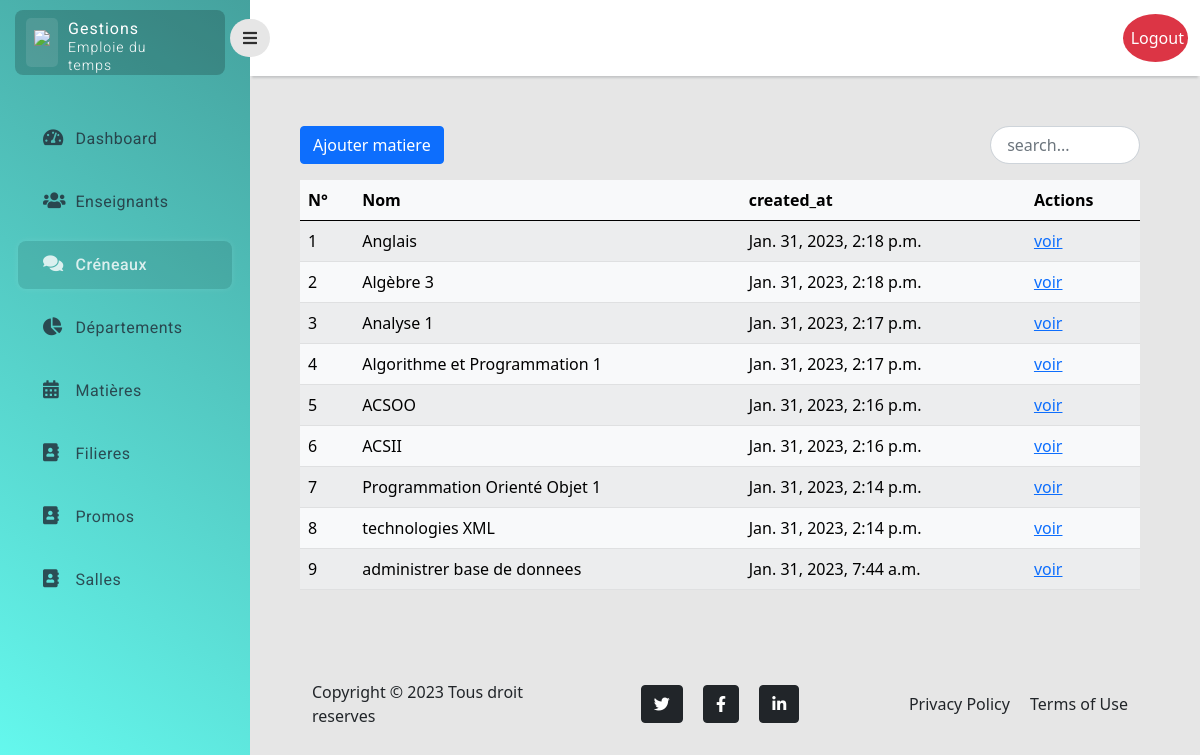
The app's page /matiere/ (signed in), older data.
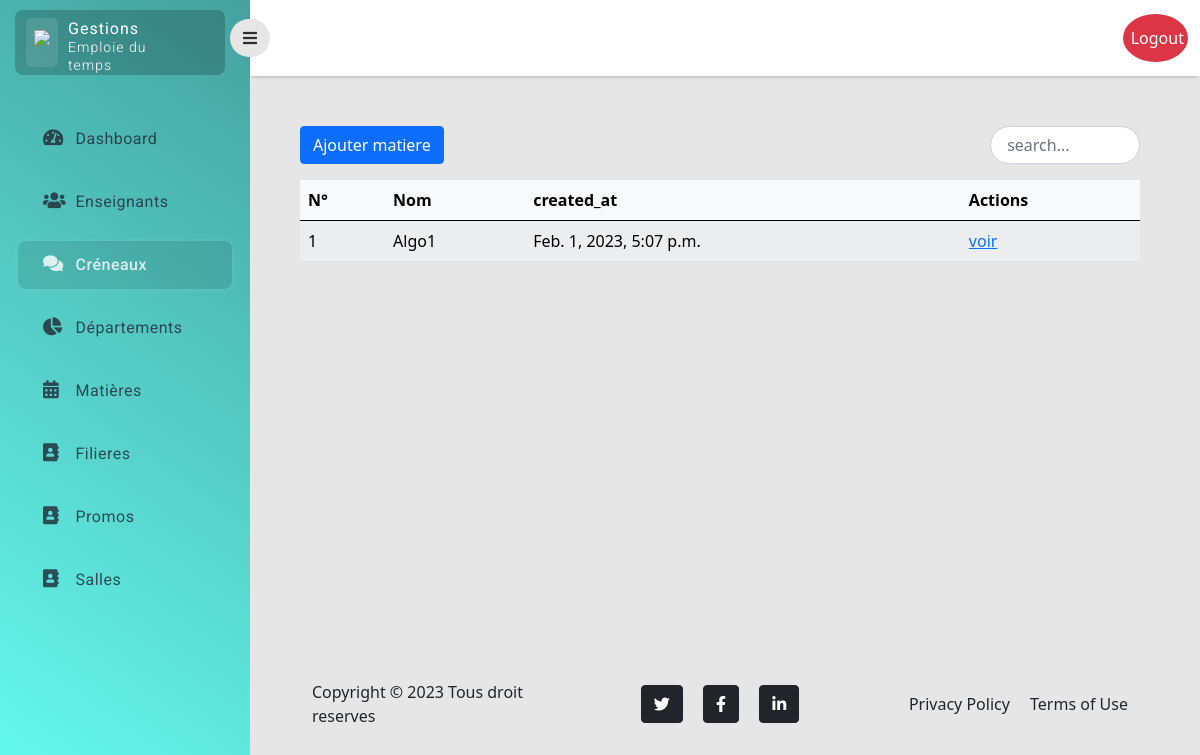
The same page, newer data.
### myApp/models.py (models this page shows)
class Matiere(models.Model):
    name = models.CharField(max_length=100)
    created_at = models.DateTimeField(auto_now=True)
    class Meta:
        ordering = ['-created_at']

### myApp/matiere/views.py (the view)
# urls.py: path('',index, name="crenaux.index"),
@login_required(login_url="/login/")
@staff_member_required
def index(request):
    matiere = Matiere.objects.all()
    return render(request, 'matiere/index.html', {'matiere': matiere})

### myApp/templates/matiere/index.html (shortened to what this page needs)
{% extends 'layouts/base.html' %} {% block title %}{% endblock title %}
 {% block main %}
<div class="main-content">
  <div class="top-content">
    <div class="items">
      <a href="{% url 'matiere.add' %}" class="btn btn-primary">Ajouter matiere</a>
      <input id="search" class="form-control search start-end"   placeholder=" search..." />
    </div>
  </div>
  <table class="table table-light table-striped mt-3">
    <thead>
      <tr>
        <th scope="col">N°</th>
        <th scope="col">Nom</th>
        <th scope="col">created_at</th>
        <th scope="col">Actions</th>
      </tr>
    </thead>
    <tbody id="myTable">
      {% for mat in matiere %}
      <tr class="">
        <td>{{ forloop.counter }}</td>
        <td>{{ mat.name }}</td>
        <td>{{ mat.created_at }}</td>
        <td>
          <a href="/matiere/show/{{ mat.id }}"> voir</a>
        </td>
        {% empty %}
        <td>Pas de matiere</td>
        {% endfor %}
      </tr>
    </tbody>
  </table>
</div>
{% endblock main %}

### myApp/templates/layouts/base.html (shortened to what this page needs)
<!DOCTYPE html>
<html lang="en">
  <head>
    {% include "includes/link.html" %}
  </head>
  <body>
    <div class="page">{% include "includes/sidebar.html" %}</div>
   <div class="main">
      <div class="block">
        {% block main %}
        {% endblock main %}
      </div>
   </div>
   <div class="footer">
      <div class="block">
        {% include "includes/footer.html" %}
      </div>
   </div>
  </body>
</html>

### myApp/templates/includes/link.html (shortened to what this page needs)
<link
  href="https://cdn.jsdelivr.net/npm/bootstrap@5.0.2/dist/css/bootstrap.min.css"
  rel="stylesheet"
/>
<link
  href="https://cdnjs.cloudflare.com/ajax/libs/font-awesome/5.15.1/css/all.min.css"
  rel="stylesheet"
/>
<link rel="stylesheet" href="/static/assets/css/style.css" />

### myApp/templates/includes/sidebar.html
  <div class="sidebar">
            <div class="sidebar-header">
                <div class="sidebar-logo-container">
                    <div class="logo-container">
                        <img class="logo-sidebar" src="assets/img/logo.png" />
                    </div>
                    <div class="brand-name-container">
                        <p class="brand-name">
                            Gestions<br />
                            <span class="brand-subname">
                                Emploie du temps
                            </span>
                        </p>
                    </div>
                </div>
            </div>
            <div class="sidebar-body">
                <ul class="navigation-list">
                    <li class="navigation-list-item">
                        <a class="navigation-link" href="{% url 'index' %}">
                            <div class="row">
                                <div class="col-2">
                                    <i class="fas fa-tachometer-alt"></i>
                                </div>
                                <div class="col-9">
                                    Dashboard
                                </div>
                            </div>
                        </a>
                    </li>
                    <li class="navigation-list-item">
                        <a class="navigation-link" href="{% url 'enseignant.index' %}">
                            <div class="row">
                                <div class="col-2">
                                    <i class="fas fa-users"></i>
                                </div>
                                <div class="col-9">
                                    Enseignants
                                </div>
                            </div>
                        </a>
                    </li>
                    <li class="navigation-list-item active">
                        <a class="navigation-link" href="{% url 'crenaux.index' %}">
                            <div class="row">
                                <div class="col-2">
                                    <i class="fas fa-comments"></i>
                                </div>
                                <div class="col-9">
                                    Créneaux
                                </div>
                            </div>
                        </a>
                    </li>
                    <li class="navigation-list-item">
                        <a class="navigation-link" href="{% url 'departement.index' %}">
                            <div class="row">
                                <div class="col-2">
                                    <i class="fas fa-chart-pie"></i>
                                </div>
                                <div class="col-9">
                                    Départements
                                </div>
                            </div>
                        </a>
                    </li>
                    <li class="navigation-list-item">
                        <a class="navigation-link" href="{% url 'matiere.index' %}">
                            <div class="row">
                                <div class="col-2">
                                    <i class="fas fa-calendar-alt"></i>
                                </div>
                                <div class="col-9">
                                    Matières
                                </div>
                            </div>
                        </a>
                    </li>
                    <li class="navigation-list-item">
                        <a class="navigation-link" href="{% url 'filiere.index' %}">
                            <div class="row">
                                <div class="col-2">
                                    <i class="fas fa-address-book"></i>
                                </div>
                                <div class="col-9">
                                    Filieres
                                </div>
                            </div>
                        </a>
                    </li>
                    <li class="navigation-list-item">
                        <a class="navigation-link" href="{% url 'promo.index' %}">
                            <div class="row">
                                <div class="col-2">
                                    <i class="fas fa-address-book"></i>
                                </div>
                                <div class="col-9">
                                    Promos
                                </div>
                            </div>
                        </a>
                    </li>
                    <li class="navigation-list-item">
                        <a class="navigation-link" href="{% url 'salle.index' %}">
                            <div class="row">
                                <div class="col-2">
                                    <i class="fas fa-address-book"></i>
                                </div>
                                <div class="col-9">
                                    Salles
                                </div>
                            </div>
                        </a>
                    </li>
                </ul>
            </div>
        </div>
        <div class="content">
            <div class="navigationBar">
                <button id="sidebarToggle" class="btn sidebarToggle">
                    <i class="fas fa-bars"></i>
                </button>
                {% include 'includes/navigation.html' %}
            </div>
        </div>

### myApp/templates/includes/navigation.html (shortened to what this page needs)
<nav class="nav w-100 ">
  <li class="nav-item d-flex offset-md-11 bg-danger ">
    <a href="{% url 'logout' %}" class="nav-link text-white  font-weight-bold px-0">
      Logout
    </a>
  </li>
</nav>

### myApp/templates/includes/footer.html
  <footer class="footer py-4">
            <div class="container">
                <div class="row align-items-center ">
                    <div class="col-lg-4 col-12 text-center text-lg-start">Copyright &copy; 2023 Tous droit reserves
                    </div>
                    <div class="col-lg-4 col-12 text-center my-3 my-lg-0">
                        <a class="btn btn-dark btn-social mx-2" href="#!" aria-label="Twitter"><i class="fab fa-twitter"></i></a>
                        <a class="btn btn-dark btn-social mx-2" href="#!" aria-label="Facebook"><i class="fab fa-facebook-f"></i></a>
                        <a class="btn btn-dark btn-social mx-2" href="#!" aria-label="LinkedIn"><i class="fab fa-linkedin-in"></i></a>
                    </div>
                    <div class="col-lg-4 col-12 text-center text-lg-end">
                        <a class="link-dark text-decoration-none me-3" href="#!">Privacy Policy</a>
                        <a class="link-dark text-decoration-none" href="#!">Terms of Use</a>
                    </div>
                </div>
            </div>
  </footer>

### myApp/static/assets/css/style.css (style rules this page uses)
body { background-color: #e6e6e6; }
.page .sidebar { background: linear-gradient(35deg, #66fcf1, #45a29e); position: fixed; top: 0; left: 0; width: 250px; height: 100vh; overflow-y: auto; overflow-x: hidden; transition: all 0.3s ease; }
.page .content { margin-left: 250px; transition: all 0.3s ease; }
.navigationBar { background-color: white; height: 50px; display: flex; padding: 38px 0px; align-items: center; box-shadow: 0 4px 2px -2px #c5c6c7; }
.sidebarToggle { font-size: 16px; color: rgb(0, 0, 0, 0.8); margin-left: -20px; z-index: 999; border-radius: 50px; background-color: #e6e6e6; transition: all 0.3s ease; outline: none !important; box-shadow: none !important; }
.sidebar-header { padding: 10px 25px 10px 15px; }
.sidebar-logo-container { background-color: rgb(0, 0, 0, 0.2); border-radius: 8px; padding-left: 3px; display: flex; }
.logo-container { max-width: 40px; background-color: rgb(255, 255, 255, 0.1); border-radius: 5px; margin: 8px; padding: 6px 8px; }
.brand-name-container { margin: 10px 55px 0px 2px; padding: 0px; }
.logo-sidebar { width: 100%; height: auto; }
.brand-name { color: white; margin: 0px; line-height: 1.1rem; font-size: 16px; letter-spacing: 1px; font-family: 'Roboto', sans-serif; }
.brand-subname { font-weight: 300; font-size: 14px; }
.navigation-list { list-style-type: none; padding: 0px 18px; margin-top: 30px; }
.navigation-list-item { padding: 12px 18px 12px 25px; margin: 15px 0px; border-radius: 8px; }
.navigation-list-item.active { background: rgb(0, 0, 0, 0.1); box-shadow: 0 0 0.4em rgb(255, 255, 255, 0.1); }
.navigation-link { color: rgb(31, 40, 51, 0.8); letter-spacing: 0.5px; font-weight: 400; text-decoration: none; font-size: 16px; font-family: 'Roboto', sans-serif; }
.navigation-link i { font-size: 18px; }
.navigation-list-item.active .navigation-link { color: rgb(255, 255, 255, 0.8); font-weight: 500; }
.block { width: 70%; margin-left: 300px; height: 100%; margin-top: 50px; }
.top-content .items { display: flex; justify-content: space-between; }
.search { border-radius: 30px; width: 150px; }

### myApp/templates/layouts/base.html (style rules this page uses)
.main { min-height: 60vh; flex: 1 0 auto; }
.footer { flex-shrink: 0; }

### myApp/templates/includes/navigation.html (style rules this page uses)
.nav-item { padding: 4px; border-radius: 50%; }

Row changes from the older to the newer data that the page shows:
removed Matiere: name "Anglais", created_at "Jan. 31, 2023, 2:18 p.m."
removed Matiere: name "Algèbre 3", created_at "Jan. 31, 2023, 2:18 p.m."
removed Matiere: name "Analyse 1", created_at "Jan. 31, 2023, 2:17 p.m."
removed Matiere: name "Algorithme et Programmation 1", created_at "Jan. 31, 2023, 2:17 p.m."
removed Matiere: name "ACSOO", created_at "Jan. 31, 2023, 2:16 p.m."
removed Matiere: name "ACSII", created_at "Jan. 31, 2023, 2:16 p.m."
removed Matiere: name "Programmation Orienté Objet 1", created_at "Jan. 31, 2023, 2:14 p.m."
removed Matiere: name "technologies XML", created_at "Jan. 31, 2023, 2:14 p.m."
removed Matiere: name "administrer base de donnees", created_at "Jan. 31, 2023, 7:44 a.m."
added Matiere: name "Algo1", created_at "Feb. 1, 2023, 5:07 p.m."
